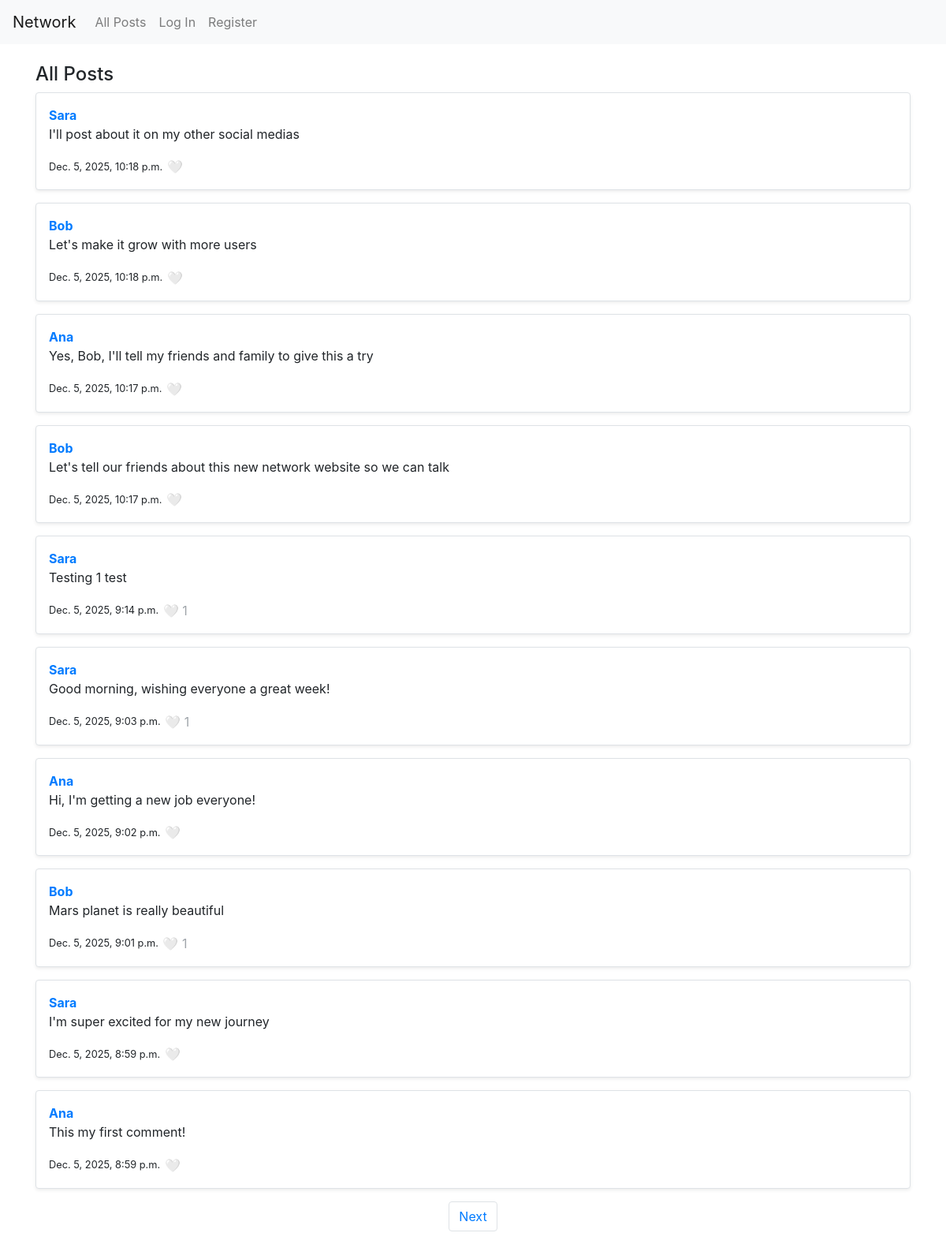
The app's page /, older data.
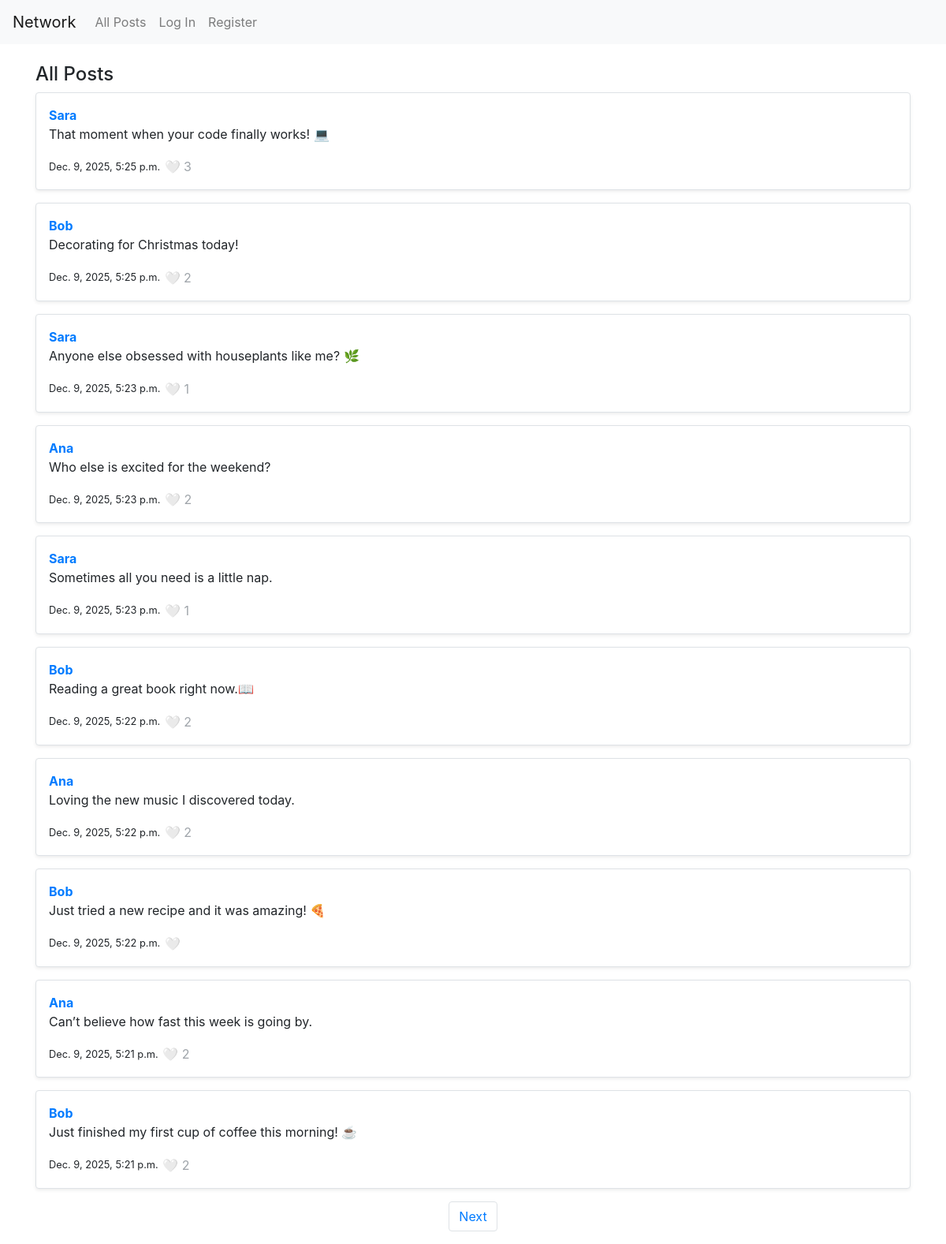
The same page, newer data.
### network/models.py (models this page shows, shortened)
class Post(models.Model):
    content=models.CharField(max_length=140)
    user = models.ForeignKey(User, on_delete=models.CASCADE, related_name="author")
    timestamp=models.DateTimeField(auto_now_add=True)

class User(AbstractUser):
    pass

### network/views.py (the view, shortened to what this page needs)
# urls.py: path("", views.index, name="index"),
def index(request):
  all_posts=Post.objects.annotate(likes_count=Count('likes_received')).order_by("-timestamp")
  for post in all_posts:
    if request.user.is_authenticated:
      post.liked = post.likes_received.filter(user=request.user).exists()
    else:
        post.liked = False
  paginator=Paginator(all_posts, 10)
  page_number = request.GET.get('page')
  posts_page = paginator.get_page(page_number)
  return render(request, "network/index.html", {
    "posts_page": posts_page
  })

### network/templates/network/index.html (shortened to what this page needs)
{% extends "network/layout.html" %}
{% block body %}
<div class="container mt-4">
<h4 class="mt-4">All Posts</h4>
{% for post in posts_page %}
<div class="post-box mb-3 p-3 border rounded bg-white shadow-sm" id="post-{{ post.id }}">
	<strong>
		<a href="{% url 'profile' post.user.username %}">
			{{ post.user.username }}
		</a>
	</strong>
	<p id="post-content-{{ post.id }}">{{ post.content }}</p>
	<small>{{ post.timestamp }}</small>
	<button class="btn-like btn btn-link p-0" data-id="{{ post.id }}" {% if not user.is_authenticated %}disabled{% endif %}>
    <span class="heart-icon">
        {% if user.is_authenticated and post.liked %}
            ❤️
        {% else %}
            🤍
        {% endif %}
    </span>
		{% if post.likes_count > 0 %}
    <span class="like-count">{{ post.likes_count }}</span>
		{% endif %}
	</button>
</div>
{% empty %}
<p>No posts yet.</p>
{% endfor %}
<nav aria-label="page navigation">
	<ul class="pagination d-flex justify-content-center">
		{% if posts_page.has_next %}
			<li class="page-item"><a class="page-link" href="?page={{ posts_page.next_page_number }}">Next</a></li>
		{% endif %}
	</ul>
</nav>
</div>
{% endblock %}

Row changes from the older to the newer data that the page shows:
no longer on this page (row unchanged): Post: user.username "Sara", content "I'll post about it on my other social medias", timestamp "Dec. 5, 2025, 10:18 p.m."
no longer on this page (row unchanged): Post: user.username "Bob", content "Let's make it grow with more users", timestamp "Dec. 5, 2025, 10:18 p.m."
no longer on this page (row unchanged): Post: user.username "Ana", content "Yes, Bob, I'll tell my friends and family to give this a try", timestamp "Dec. 5, 2025, 10:17 p.m."
no longer on this page (row unchanged): Post: user.username "Bob", content "Let's tell our friends about this new network website so we can talk", timestamp "Dec. 5, 2025, 10:17 p.m."
no longer on this page (row unchanged): Post: user.username "Sara", content "Testing 1 test", timestamp "Dec. 5, 2025, 9:14 p.m.", likes_count "1"
no longer on this page (row unchanged): Post: user.username "Sara", content "Good morning, wishing everyone a great week!", timestamp "Dec. 5, 2025, 9:03 p.m.", likes_count "1"
no longer on this page (row unchanged): Post: user.username "Ana", content "Hi, I'm getting a new job everyone!", timestamp "Dec. 5, 2025, 9:02 p.m."
no longer on this page (row unchanged): Post: user.username "Bob", content "Mars planet is really beautiful", timestamp "Dec. 5, 2025, 9:01 p.m.", likes_count "1"
no longer on this page (row unchanged): Post: user.username "Sara", content "I'm super excited for my new journey", timestamp "Dec. 5, 2025, 8:59 p.m."
no longer on this page (row unchanged): Post: user.username "Ana", content "This my first comment!", timestamp "Dec. 5, 2025, 8:59 p.m."
added Post: user.username "Sara", content "That moment when your code finally works! 💻", timestamp "Dec. 9, 2025, 5:25 p.m.", likes_count "3"
added Post: user.username "Bob", content "Decorating for Christmas today!", timestamp "Dec. 9, 2025, 5:25 p.m.", likes_count "2"
added Post: user.username "Sara", content "Anyone else obsessed with houseplants like me? 🌿", timestamp "Dec. 9, 2025, 5:23 p.m.", likes_count "1"
added Post: user.username "Ana", content "Who else is excited for the weekend?", timestamp "Dec. 9, 2025, 5:23 p.m.", likes_count "2"
added Post: user.username "Sara", content "Sometimes all you need is a little nap.", timestamp "Dec. 9, 2025, 5:23 p.m.", likes_count "1"
added Post: user.username "Bob", content "Reading a great book right now.📖", timestamp "Dec. 9, 2025, 5:22 p.m.", likes_count "2"
added Post: user.username "Ana", content "Loving the new music I discovered today.", timestamp "Dec. 9, 2025, 5:22 p.m.", likes_count "2"
added Post: user.username "Bob", content "Just tried a new recipe and it was amazing! 🍕", timestamp "Dec. 9, 2025, 5:22 p.m."
added Post: user.username "Ana", content "Can’t believe how fast this week is going by.", timestamp "Dec. 9, 2025, 5:21 p.m.", likes_count "2"
added Post: user.username "Bob", content "Just finished my first cup of coffee this morning! ☕", timestamp "Dec. 9, 2025, 5:21 p.m.", likes_count "2"
